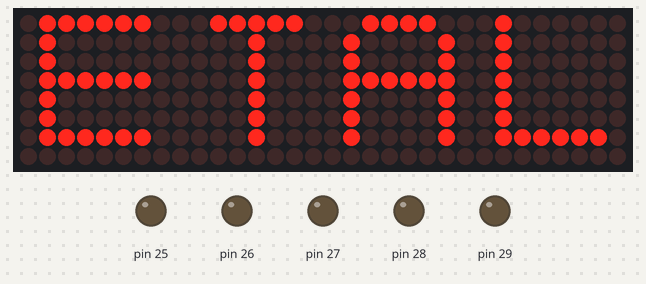
A sketch run on a simulated Arduino Mega 2560, built with avr-gcc and run on an emulated ATmega2560. Parts: 32×8 LED matrix, output pins drawn as LEDs (lit = HIGH). Wiring (from diagram.json): 4 × MAX7219 LED driver: data pin 22; clock pin 23; CS pin 24. Pins used as bus, display or sensor lines are not drawn.

Above: at 0.1 s.
At 0.6 s:
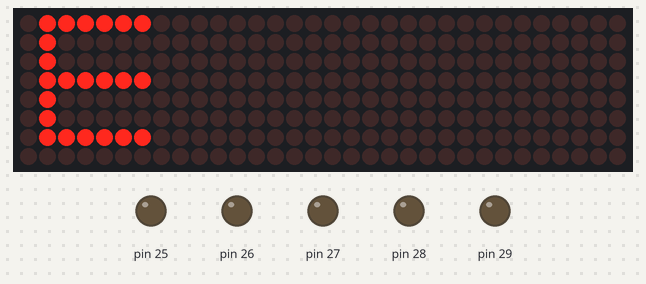

The sketch:

ETALVIS_Problem_15_06.ino
```cpp
//Embedded Systems programming - GPIO
//Dot Matrix Control Problems
//use max 7219-matrix DOTMATRIX
//use PORT A
//self Assessment set -15 Problem 06
//DISPLAY "ETAL" FOR 10 SECONDS AND CLEAR  screen from right in 3 SECONDS

#include "max7219.h"
#include "font.h"

void delay_step_ms(unsigned int t) {
  for (volatile long d = 0; d < 2000 * t; d++);
}

void display_ETAL(unsigned char visible) {
  for (unsigned char row = 1; row <= 8; row++) {
    unsigned char d1 = (visible >= 4) ? letterL[row - 1] : 0x00;
    unsigned char d2 = (visible >= 3) ? letterA[row - 1] : 0x00;
    unsigned char d3 = (visible >= 2) ? letterT[row - 1] : 0x00;
    unsigned char d4 = (visible >= 1) ? letterE[row - 1] : 0x00;
    max7219_send_row4(row, d1, d2, d3, d4);
  }
}

void setup(void) {
  max7219_init();
  display_ETAL(4); // Full word on
  // Hold ETAL for 10 seconds
  for (int i = 0; i < 10; i++) delay_step_ms(100);

  // Clear one matrix at a time over 3 seconds
for (unsigned char step = 1; step <= 5; step++) {
    display_ETAL(5 - step); // Goes from 4 down to 0
    delay_step_ms(750);
}
}

void loop(void) {


}
```

font.h
```cpp
#ifndef FONT_H
#define FONT_H

unsigned char letterE[8] = {
    0b01111110,
    0b00000010,
    0b00000010,
    0b01111110,
    0b00000010,
    0b00000010,
    0b01111110,
    0b00000000
};

unsigned char letterT[8] = {
    0b01111100,
    0b00010000,
    0b00010000,
    0b00010000,
    0b00010000,
    0b00010000,
    0b00010000,
    0b00000000
};

unsigned char letterA[8] = {
    0b00111100,
    0b01000010,
    0b01000010,
    0b01111110,
    0b01000010,
    0b01000010,
    0b01000010,
    0b00000000
};

unsigned char letterL[8] = {
    0b00000010,
    0b00000010,
    0b00000010,
    0b00000010,
    0b00000010,
    0b00000010,
    0b01111110,
    0b00000000
};

#endif
```

max7219.c
```cpp
#include "max7219.h"

volatile char *porta = (volatile char *)0x22;
volatile char *ddra  = (volatile char *)0x21;

#define DIN_BIT 0
#define CLK_BIT 1
#define CS_BIT  2

void max7219_send_row4(unsigned char addr, unsigned char d1, unsigned char d2,
                       unsigned char d3, unsigned char d4) {
    unsigned char data[4] = {d1, d2, d3, d4};

    *porta &= ~(1 << CS_BIT);

    for (char m = 3; m >= 0; m--) {
        unsigned int packet = (addr << 8) | data[m];
        for (char i = 0; i < 16; i++) {
            if (packet & 0x8000) *porta |= (1 << DIN_BIT);
            else *porta &= ~(1 << DIN_BIT);

            *porta &= ~(1 << CLK_BIT);
            for (volatile int d = 0; d < 10; d++);
            *porta |= (1 << CLK_BIT);
            packet <<= 1;
        }
    }

    *porta |= (1 << CS_BIT);
}

void max7219_init(void) {
    *ddra = 0xFF;
    *porta = (1 << CS_BIT);

    for (char i = 0; i < 4; i++) {
        max7219_send_row4(0x0C, 0x01, 0x01, 0x01, 0x01);
        max7219_send_row4(0x09, 0x00, 0x00, 0x00, 0x00);
        max7219_send_row4(0x0A, 0x08, 0x08, 0x08, 0x08);
        max7219_send_row4(0x0B, 0x07, 0x07, 0x07, 0x07);
        max7219_send_row4(0x0F, 0x00, 0x00, 0x00, 0x00);
    }

    max7219_clear_all();
}

void max7219_clear_all(void) {
    for (unsigned char row = 1; row <= 8; row++) {
        max7219_send_row4(row, 0x00, 0x00, 0x00, 0x00);
    }
}
```

max7219.h
```cpp
#ifndef MAX7219_H
#define MAX7219_H

#ifdef __cplusplus
extern "C" {
#endif

void max7219_init(void);
void max7219_clear_all(void);
void max7219_send_row4(unsigned char row, unsigned char d1, unsigned char d2, unsigned char d3, unsigned char d4);

#ifdef __cplusplus
}
#endif

#endif
```
